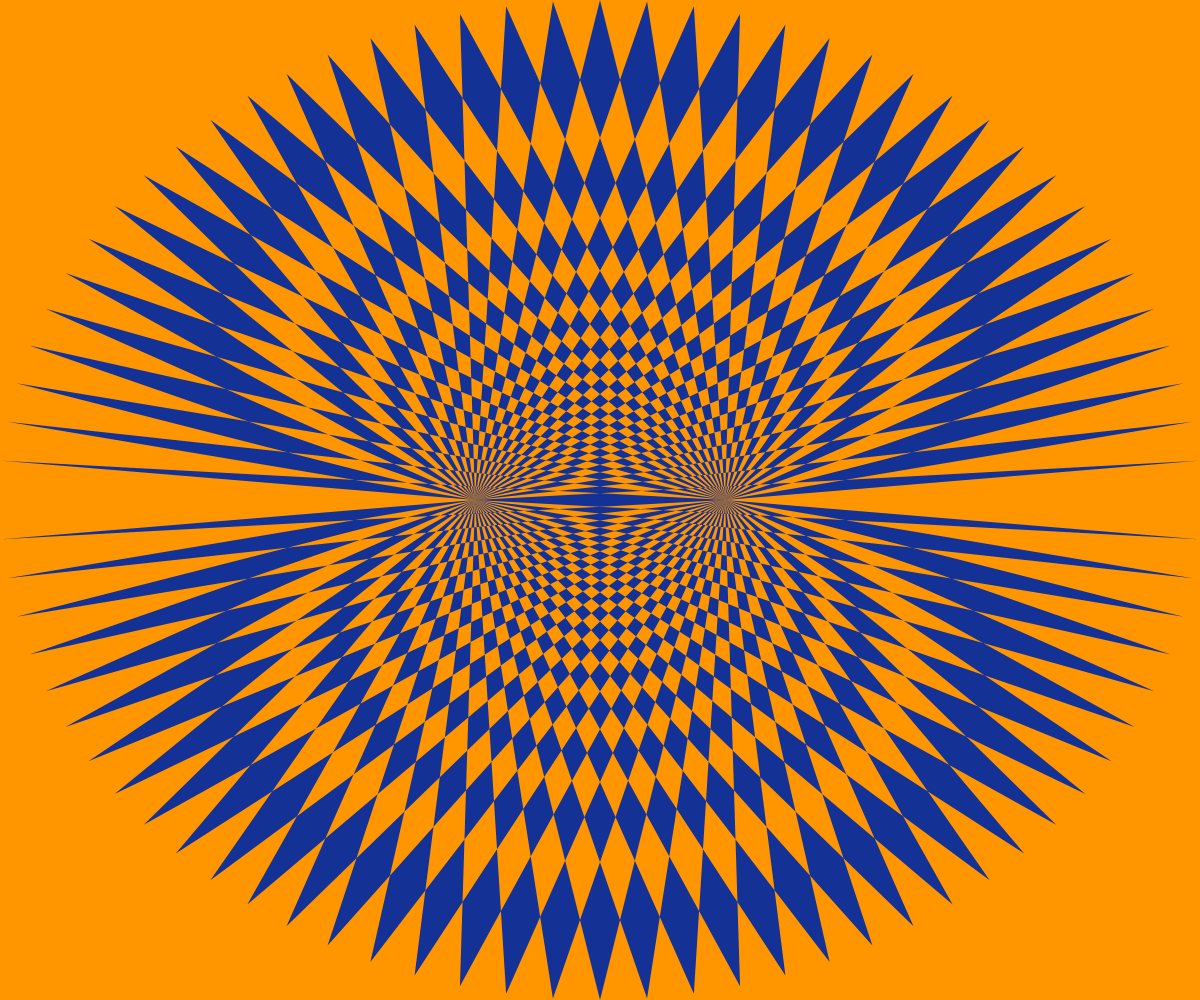
Frame 1 (no input)
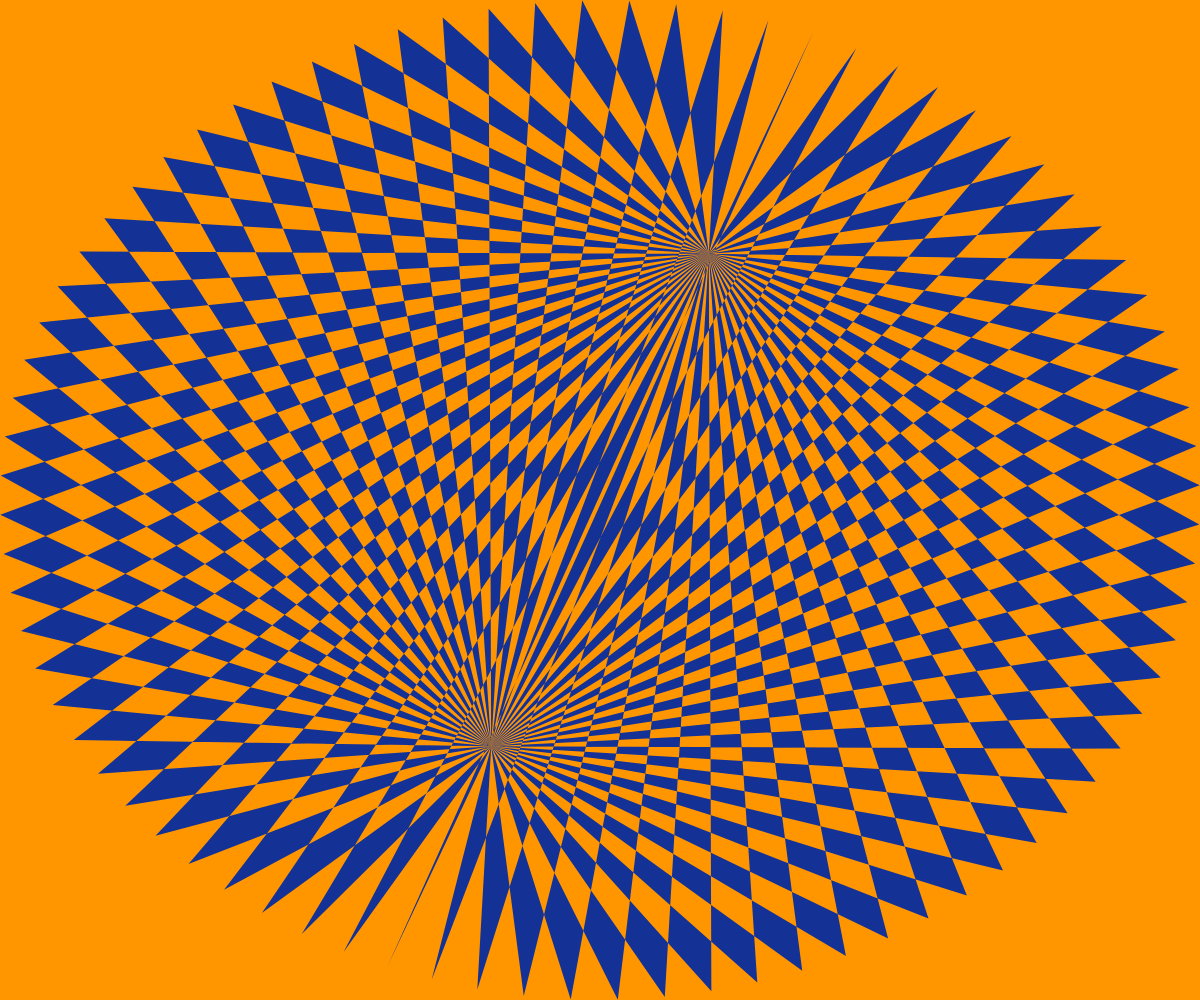
Frame 60 (no input)
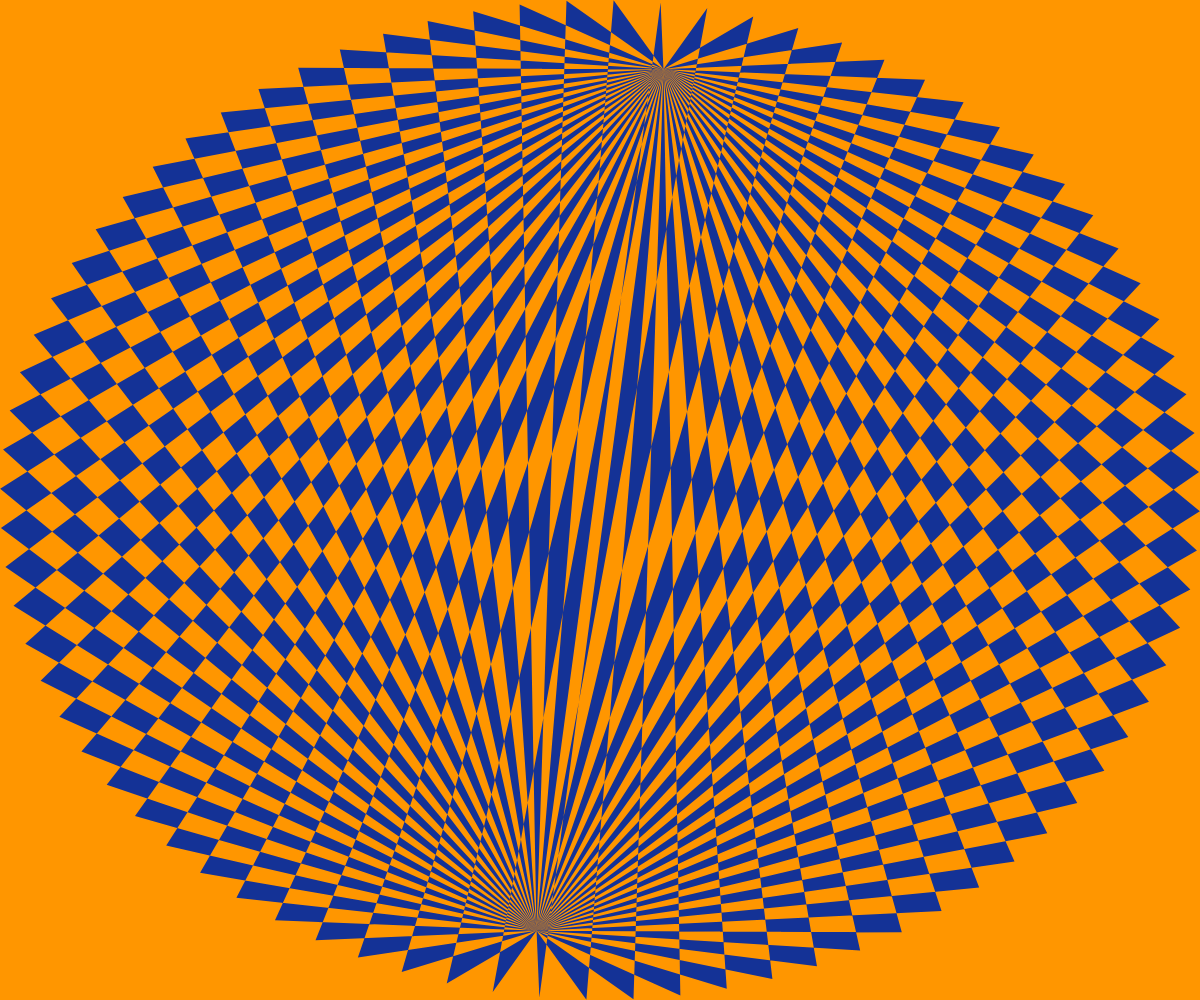
Frame 120 (the mouse pressed at the canvas centre since frame 60)

The p5.js sketch that drew these frames (run headless with seeded random() and noise() and a simulated clock; from frame 60 on, the mouse is pressed at the canvas centre):

// p5.js sketch
// ── sketch.js
var points = [];
var centres = [];
var maxPoints = 80;
var maxCentres = 2;
var x, y;
var pointStartAngle = 0;
var centerStartAngle = 0;

function setup() {
  x = windowWidth / 2;
  y = windowHeight / 2;

  angleMode(DEGREES);

  createPoints(pointStartAngle);
  createCenters(centerStartAngle);
  
  createCanvas(windowWidth, windowHeight);
  noStroke();
  fill(20, 50, 150);
}
/***********************************************************/
function draw() {
background(255,150,0);
  beginShape();
  for (var i = 0; i < maxPoints; i += maxCentres) {
    for (var j = 0; j < maxCentres; j++) {
      vertex(centres[j].x, centres[j].y);
      vertex(points[i + j].x, points[i + j].y);
    }
  }
  endShape();

  pointStartAngle += 0.2;
  centerStartAngle -= 0.5;
  createPoints(pointStartAngle);
  createCenters(centerStartAngle);
  //noLoop();
}

/***********************************************************/
function createPoints(startAngle) {
  var rX = windowWidth/2;
  var rY = windowHeight/2;
  var angle = 360 / maxPoints;

  for (var i = 0; i < maxPoints + maxCentres; i++) {
    points[i] = new Object;
    points[i].x = x + rX * cos(i * angle + startAngle);
    points[i].y = y + rY * sin(i * angle + startAngle);
  }
}
/***********************************************************/
function createCenters(startAngle) {
  var rX = windowHeight/8;
  var rY = windowHeight/2;
  var angle = 360 / maxCentres

  for (i = 0; i < maxCentres; i++) {
    centres[i] = new Object;
    centres[i].x = x + rX * cos(i * angle + startAngle);
    centres[i].y = y + rY * sin(i * angle + startAngle);
  }
}
/***********************************************************/
